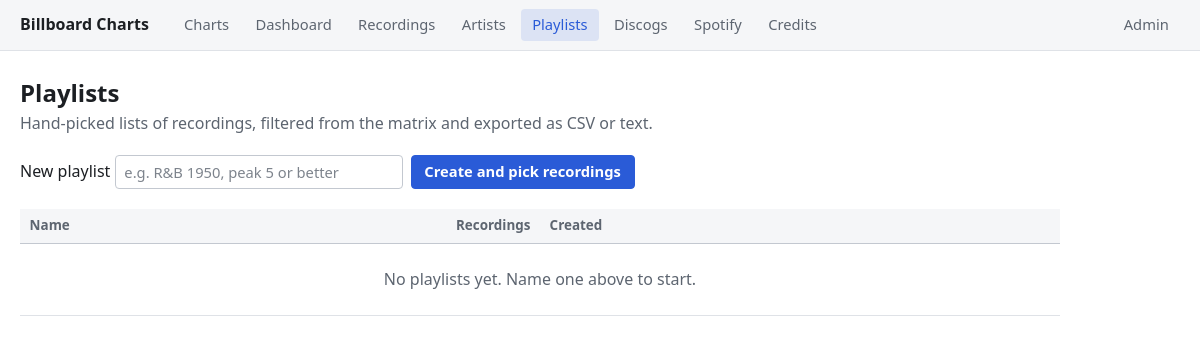
The app's page /playlists/, older data.
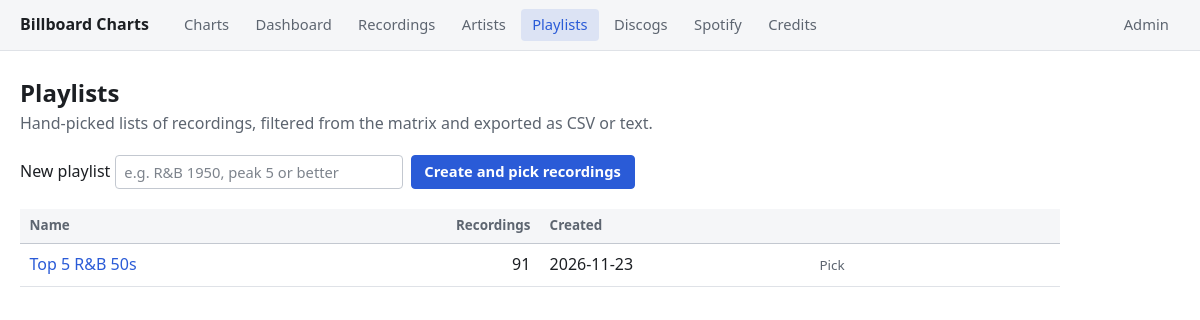
The same page, newer data.
### charts/models.py (models this page shows, shortened)
class Playlist(models.Model):
    name = models.CharField(max_length=200, unique=True)
    description = models.CharField(max_length=500, blank=True)
    created_at = models.DateTimeField(auto_now_add=True)
    spotify_playlist_id = models.CharField(max_length=40, blank=True)
    spotify_pushed_at = models.DateTimeField(null=True, blank=True)
    spotify_pushed_tracks = models.JSONField(default=list, blank=True)
    class Meta:
        ordering = ["name"]

### charts/views.py (the view)
# urls.py: path("playlists/", views.playlist_list, name="playlist_list"),
def playlist_list(request):
    error = None
    if request.method == "POST":
        playlist, error = playlists_lib.create(request.POST.get("name"), request.POST.get("description"))
        if playlist:
            return redirect("charts:playlist_pick", playlist_id=playlist.pk)
    playlists = Playlist.objects.annotate(size=Count("items")).order_by("name")
    return render(request, "charts/playlist_list.html", {
        "playlists": playlists, "error": error, "typed_name": request.POST.get("name", ""),
    })

### charts/templates/charts/playlist_list.html (shortened to what this page needs)
{% extends "charts/base.html" %}
{% block main_class %}page-narrow{% endblock %}
{% block content %}
    <div class="page-header">
        <div>
            <h1>Playlists</h1>
            <p class="subtitle">Hand-picked lists of recordings, filtered from the matrix and exported as CSV or text.</p>
        </div>
    </div>
    <form class="playlist-create" method="post" action="{% url 'charts:playlist_list' %}">
        <label>
            New playlist
            <input type="text" name="name" value="{{ typed_name }}" required maxlength="200"
                   placeholder="e.g. R&amp;B 1950, peak 5 or better">
        </label>
        <button type="submit" class="btn btn-primary">Create and pick recordings</button>
    </form>
    <div class="table-wrap">
    <table>
        <thead>
            <tr><th>Name</th><th class="num">Recordings</th><th>Created</th><th></th></tr>
        </thead>
        <tbody>
            {% for p in playlists %}
            <tr>
                <td><a href="{% url 'charts:playlist_detail' p.id %}">{{ p.name }}</a>
                    {% if p.description %}<div class="muted">{{ p.description }}</div>{% endif %}</td>
                <td class="num">{{ p.size }}</td>
                <td>{{ p.created_at|date:"Y-m-d" }}</td>
                <td><a class="btn btn-sm btn-ghost" href="{% url 'charts:playlist_pick' p.id %}">Pick</a></td>
            </tr>
            {% empty %}
            <tr><td colspan="4" class="empty-row">No playlists yet. Name one above to start.</td></tr>
            {% endfor %}
        </tbody>
    </table>
    </div>
{% endblock %}

### charts/templates/charts/base.html (shortened to what this page needs)
<!DOCTYPE html>
<html lang="en">
<head>
</head>
<body hx-headers='{"X-CSRFToken": "{{ csrf_token }}"}'>
    {% with n=request.resolver_match.url_name %}
    <header class="site-header">
        <div class="container">
            <a class="brand" href="{% url 'charts:chart_list' %}">Billboard Charts</a>
            <nav class="site-nav" aria-label="Sections">
                <a href="{% url 'charts:chart_list' %}"
                   class="{% if n == 'chart_list' or n == 'chart_week' or n == 'chart_week_latest' or n == 'entry_week' or n == 'entry_week_edit' or n == 'lastweek_audit' %}active{% endif %}">Charts</a>
                <a href="{% url 'charts:dashboard' %}"
                   class="{% if n == 'dashboard' %}active{% endif %}">Dashboard</a>
                <a href="{% url 'charts:recordings_matrix' %}"
                   class="{% if n == 'recordings_matrix' %}active{% endif %}">Recordings</a>
                <a href="{% url 'charts:artist_list' %}"
                   class="{% if n == 'artist_list' or n == 'artist_profile' %}active{% endif %}">Artists</a>
                <a href="{% url 'charts:playlist_list' %}"
                   class="{% if n == 'playlist_list' or n == 'playlist_detail' or n == 'playlist_pick' %}active{% endif %}">Playlists</a>
                <a href="{% url 'charts:discogs_queue' %}"
                   class="{% if n == 'discogs_queue' or n == 'discogs_audit' %}active{% endif %}">Discogs</a>
                <a href="{% url 'charts:spotify_queue' %}"
                   class="{% if n == 'spotify_queue' or n == 'spotify_audit' %}active{% endif %}">Spotify</a>
                <a href="{% url 'charts:credit_queue' %}"
                   class="{% if n == 'credit_queue' %}active{% endif %}">Credits</a>
            </nav>
            <a class="nav-admin" href="/admin/">Admin</a>
        </div>
    </header>
    {% endwith %}
    <main class="container {% block main_class %}{% endblock %}">
        {% block content %}{% endblock %}
    </main>
</body>
</html>

### charts/templates/charts/base.html (style rules this page uses)
:root { color-scheme: light dark; --bg: #ffffff; --surface: #f5f6f8; --surface-strong: #eceef2; --border: #dfe2e7; --border-strong: #c3c8d0; --text: #1c1f23; --muted: #5d6570; --accent: #2a5bd7; --on-accent: #ffffff; --up: #1a7d1a; --down: #b23b3b; --new: #9a6400; --tie: #6a4fbf; --series-1: #2a78d6; --fs-xs: 0.72rem; --fs-sm: 0.84rem; --fs-control: 0.92rem; --fs-base: 1rem; --control-h: 2.1rem; --control-h-sm: 1.75rem; --radius: 6px; --radius-sm: 4px; --page-width: 1500px; --page-narrow: 1040px; }
*, *::before, *::after { box-sizing: border-box; }
body { margin: 0; font-family: system-ui, -apple-system, "Segoe UI", sans-serif; font-size: var(--fs-base); line-height: 1.45; color: var(--text); background: var(--bg); }
h1 { font-size: 1.5rem; line-height: 1.2; margin: 0 0 0.3rem; }
a { color: var(--accent); text-decoration: none; }
.table-wrap { overflow-x: auto; }
table { border-collapse: collapse; width: 100%; table-layout: fixed; }
th, td { text-align: left; padding: 0.45rem 0.6rem; border-bottom: 1px solid var(--border); overflow: hidden; text-overflow: ellipsis; }
th { font-size: var(--fs-sm); font-weight: 600; color: var(--muted); background: var(--surface); border-bottom: 1px solid var(--border-strong); white-space: nowrap; }
td.num, th.num { text-align: right; font-variant-numeric: tabular-nums; }
input:not([type="checkbox"]):not([type="radio"]):not([type="hidden"]):not([type="range"]), select, textarea { font: inherit; font-size: var(--fs-control); min-height: var(--control-h); padding: 0 0.55rem; color: var(--text); background: var(--bg); border: 1px solid var(--border-strong); border-radius: var(--radius-sm); }
input::placeholder { color: var(--muted); opacity: 0.8; }
.site-header { background: var(--surface); border-bottom: 1px solid var(--border); margin-bottom: 1.75rem; }
.container { max-width: var(--page-width); margin: 0 auto; padding: 0 1.25rem; }
.site-header .container { display: flex; align-items: center; gap: 1.5rem; min-height: 3.1rem; }
.brand { font-weight: 700; color: var(--text); white-space: nowrap; }
.site-nav { display: flex; gap: 0.25rem; flex-wrap: wrap; flex: 1; }
.site-nav a, .site-header .nav-admin { color: var(--muted); font-size: var(--fs-control); font-weight: 500; padding: 0.35rem 0.7rem; border-radius: var(--radius-sm); }
.site-nav a.active { color: var(--accent); background: color-mix(in srgb, var(--accent) 12%, transparent); }
main { padding-bottom: 3rem; }
main.page-narrow > * { max-width: var(--page-narrow); }
.page-header { display: flex; justify-content: space-between; align-items: flex-start; gap: 1rem; flex-wrap: wrap; margin-bottom: 1.25rem; }
.subtitle { color: var(--muted); margin: 0; }
button, .btn { display: inline-flex; align-items: center; justify-content: center; gap: 0.35rem; min-height: var(--control-h); padding: 0 0.8rem; font: inherit; font-size: var(--fs-control); font-weight: 500; line-height: 1.2; color: var(--text); background: var(--bg); border: 1px solid var(--border-strong); border-radius: var(--radius-sm); cursor: pointer; white-space: nowrap; text-decoration: none; }
.btn-primary { background: var(--accent); border-color: var(--accent); color: var(--on-accent); font-weight: 600; }
.btn-ghost { background: transparent; border-color: transparent; color: var(--muted); }
.btn-sm { min-height: var(--control-h-sm); padding: 0 0.55rem; font-size: var(--fs-sm); }
.playlist-create { display: flex; gap: 0.5rem; flex-wrap: wrap; align-items: flex-end; margin-bottom: 1.25rem; }
.playlist-create input[name="name"] { min-width: 18rem; }

Row changes from the older to the newer data that the page shows:
added Playlist: name "Top 5 R&B 50s", size "91", created_at "2026-11-23"
Text that changed along with them:
text no longer shown: "No playlists yet. Name one above to start."
